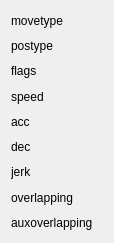
      <widget class="QWidget" name="layoutWidget">
       <property name="geometry">
        <rect>
         <x>104</x>
         <y>10</y>
         <width>114</width>
         <height>243</height>
        </rect>
       </property>
       <layout class="QVBoxLayout" name="verticalLayout_26">
        <property name="rightMargin">
         <number>0</number>
        </property>
        <item>
         <widget class="QLabel" name="label_23">
          <property name="layoutDirection">
           <enum>Qt::RightToLeft</enum>
          </property>
          <property name="text">
           <string>movetype</string>
          </property>
         </widget>
        </item>
        <item>
         <widget class="QLabel" name="label_24">
          <property name="layoutDirection">
           <enum>Qt::RightToLeft</enum>
          </property>
          <property name="text">
           <string>postype</string>
          </property>
         </widget>
        </item>
        <item>
         <widget class="QLabel" name="label_25">
          <property name="layoutDirection">
           <enum>Qt::RightToLeft</enum>
          </property>
          <property name="text">
           <string>flags</string>
          </property>
         </widget>
        </item>
        <item>
         <widget class="QLabel" name="label_14">
          <property name="layoutDirection">
           <enum>Qt::RightToLeft</enum>
          </property>
          <property name="text">
           <string>speed</string>
          </property>
         </widget>
        </item>
        <item>
         <widget class="QLabel" name="label_15">
          <property name="layoutDirection">
           <enum>Qt::RightToLeft</enum>
          </property>
          <property name="text">
           <string>acc</string>
          </property>
         </widget>
        </item>
        <item>
         <widget class="QLabel" name="label_19">
          <property name="layoutDirection">
           <enum>Qt::RightToLeft</enum>
          </property>
          <property name="text">
           <string>dec</string>
          </property>
         </widget>
        </item>
        <item>
         <widget class="QLabel" name="label_20">
          <property name="layoutDirection">
           <enum>Qt::RightToLeft</enum>
          </property>
          <property name="text">
           <string>jerk</string>
          </property>
         </widget>
        </item>
        <item>
         <widget class="QLabel" name="label_21">
          <property name="layoutDirection">
           <enum>Qt::RightToLeft</enum>
          </property>
          <property name="text">
           <string>overlapping</string>
          </property>
         </widget>
        </item>
        <item>
         <widget class="QLabel" name="label_22">
          <property name="layoutDirection">
           <enum>Qt::RightToLeft</enum>
          </property>
          <property name="text">
           <string>auxoverlapping</string>
          </property>
         </widget>
        </item>
       </layout>
      </widget>
